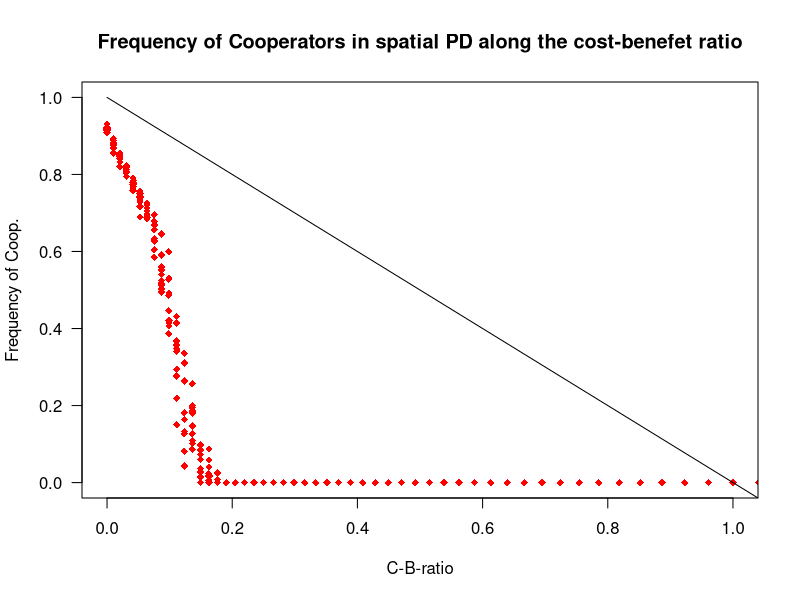

Here is the R script that generated this plot:

data = read.csv("PDspatialtable.csv",skip=6, header = T)
t(data)
data = as.data.frame(data, header = T)

data$r <- data$cost / ( data$benefit - data$cost )
data$freq_c <- data$count.patches.with..strategy_current....C......count.patches.


agg <-aggregate(data, by=list(data$r), FUN=mean, na.rm=TRUE)
data$expr <- (1 - data$r)


plot(data$r, data$freq_c, las=1,pch=18, xlim=c(0,1),ylim=c(0,1),col="red", 
     main= "Frequency of Cooperators in spatial PD along the cost-benefet ratio",
     xlab="C-B-ratio", ylab="Frequency of Coop.")
lines(data$r, data$expr)
#legend(0.55, 1,c("Frequency", "Expected Frequency"), bty="n", col=c("red", "black"), pch=c(18,20) )
